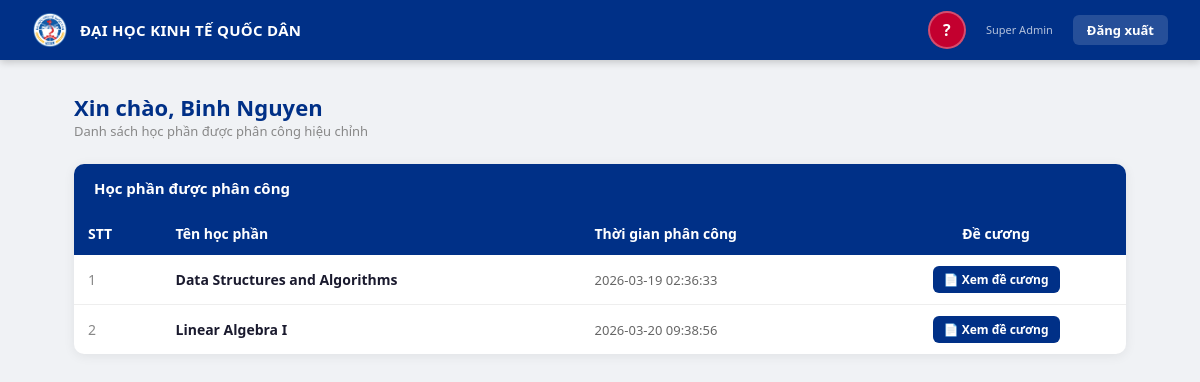
Screenshot of /giangvien (signed in) with the database file from the repository.
### tables this page shows
CREATE TABLE "CanBo" (
	"ID"	INTEGER,
	"Ten"	TEXT,
	"IDKhoa"	INTEGER,
	"LoaiGiangVien"	INTEGER,
	"IDTaiKhoan"	INTEGER,
	"LaAdminKhoa"	INTEGER DEFAULT 0 CHECK("LaAdminKhoa" IN (0, 1)),
	PRIMARY KEY("ID" AUTOINCREMENT),
	FOREIGN KEY("IDKhoa") REFERENCES "DonVi"("ID"),
	FOREIGN KEY("IDTaiKhoan") REFERENCES "TaiKhoan"("ID"),
	FOREIGN KEY("LoaiGiangVien") REFERENCES "LoaiGiangVien"("ID")
);

CREATE TABLE "CanBo_HocPhan" (
	"ID"	INTEGER,
	"IDCanBo"	INTEGER,
	"IDHocPhan"	INTEGER,
	"ThoiGian"	DATETIME,
	PRIMARY KEY("ID" AUTOINCREMENT),
	FOREIGN KEY("IDCanBo") REFERENCES "CanBo"("ID"),
	FOREIGN KEY("IDHocPhan") REFERENCES "HocPhan"("ID")
);

CREATE TABLE "HocPhan" (
	"ID"	INTEGER,
	"Ten"	TEXT,
	"DeCuong"	TEXT,
	"IDKhoa"	INTEGER,
	PRIMARY KEY("ID" AUTOINCREMENT),
	FOREIGN KEY("IDKhoa") REFERENCES "DonVi"("ID")
);

### main.py (the view)
@app.route("/giangvien")
@app.route("/giangvien/<int:idCanBo>")
@login_required
def giangvien(idCanBo=None):
    if idCanBo is None:
        idCanBo = session.get('idCanBo')
    conn = get_db()
    canbo = conn.execute("SELECT Ten FROM CanBo WHERE ID=?", (idCanBo,)).fetchone()
    hocphan = conn.execute("""
        SELECT HocPhan.ID, HocPhan.Ten, HocPhan.DeCuong, CanBo_HocPhan.ThoiGian
        FROM CanBo_HocPhan
        JOIN HocPhan ON HocPhan.ID = CanBo_HocPhan.IDHocPhan
        WHERE CanBo_HocPhan.IDCanBo = ?
    """, (idCanBo,)).fetchall()
    return render_template("giangvien.html", hocphan=hocphan, canbo=canbo)

### main.py (called while the page is built)
def get_db():
    conn = sqlite3.connect(DATABASE)
    conn.row_factory = sqlite3.Row
    return conn

def login_required(f):
    @wraps(f)
    def decorated(*args, **kwargs):
        if 'idCanBo' not in session:
            flash("Bạn cần đăng nhập để xem trang này.", "error")
            return redirect(url_for("login"))
        return f(*args, **kwargs)
    return decorated

### templates/giangvien.html (shortened to what this page needs)
{% extends "base.html" %}
{% block content %}
<div class="page-header">
    <div>
        <h1>Xin chào, {{ canbo.Ten if canbo else 'Giảng viên' }} </h1>
        <div class="breadcrumb">Danh sách học phần được phân công hiệu chỉnh</div>
    </div>
</div>
<div class="card">
    <div class="card-header">Học phần được phân công</div>
    <div class="card-body" style="padding:0;">
        {% if hocphan %}
        <div class="table-wrap">
            <table>
                <thead>
                    <tr>
                        <th>STT</th>
                        <th>Tên học phần</th>
                        <th>Thời gian phân công</th>
                        <th style="text-align:center;">Đề cương</th>
                    </tr>
                </thead>
                <tbody>
                {% for hp in hocphan %}
                <tr>
                    <td style="color:#888;">{{ loop.index }}</td>
                    <td><strong>{{ hp.Ten }}</strong></td>
                    <td style="color:#666; font-size:13px;">{{ hp.ThoiGian }}</td>
                    <td style="text-align:center;">
                        {% if hp.DeCuong %}
                            <a href="{{ hp.DeCuong }}" target="_blank" class="btn btn-primary btn-sm">
                                📄 Xem đề cương
                            </a>
                        {% else %}
                            <span style="color:#aaa; font-size:13px;">— Chưa có link —</span>
                        {% endif %}
                    </td>
                </tr>
                {% endfor %}
                </tbody>
            </table>
        </div>
        {% else %}
        <div style="padding:40px; text-align:center; color:#aaa; font-size:14px;">
            Bạn chưa được phân công hiệu chỉnh học phần nào.
        </div>
        {% endif %}
    </div>
</div>
{% endblock %}

### static/style_shared.css (style rules this page uses)
*, *::before, *::after { box-sizing: border-box; margin: 0; padding: 0; }
body { font-family: 'Segoe UI', sans-serif; background: #f0f2f5; color: #1a1a2e; min-height: 100vh; }
.page-header { margin-bottom: 24px; display: flex; align-items: center; justify-content: space-between; flex-wrap: wrap; gap: 12px; }
.page-header h1 { font-size: 22px; font-weight: 700; color: #003087; }
.page-header .breadcrumb { font-size: 13px; color: #888; }
.card { background: white; border-radius: 10px; box-shadow: 0 2px 12px rgba(0,0,0,0.07); overflow: hidden; }
.card-header { background: #003087; color: white; padding: 14px 20px; font-size: 15px; font-weight: 600; }
.card-body { padding: 20px; }
.table-wrap { overflow-x: auto; }
table { width: 100%; border-collapse: collapse; font-size: 14px; }
thead th { background: #003087; color: white; padding: 12px 14px; text-align: left; font-weight: 600; white-space: nowrap; }
tbody td { padding: 11px 14px; border-bottom: 1px solid #eee; vertical-align: middle; }
tbody tr:last-child td { border-bottom: none; }
.btn { display: inline-flex; align-items: center; gap: 6px; padding: 7px 16px; border-radius: 6px; border: none; cursor: pointer; font-size: 13px; font-weight: 600; text-decoration: none; transition: all 0.18s; }
.btn-primary { background: #003087; color: white; }
.btn-sm { padding: 5px 11px; font-size: 12px; }

### rows the page displays
CanBo: Ten "Binh Nguyen"
CanBo_HocPhan: Ten "Data Structures and Algorithms", ThoiGian "2026-03-19 02:36:33"
CanBo_HocPhan: Ten "Linear Algebra I", ThoiGian "2026-03-20 09:38:56"

### other values shown
{{ initials }} "?"
